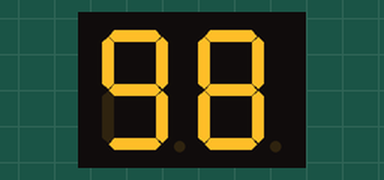
The sketch below on a simulated Arduino Uno, built with avr-gcc and run on an emulated ATmega328P. Parts: 2-digit seven-segment display. Wiring (inferred from the names in the program): 2-digit 7-segment display, segments lit when HIGH: segments pin 8, pin 7, pin 6, pin 5, pin 4, pin 3, pin 2; digit selects pin 13, pin 12. The segment pins are drawn as the display they are named for.

Above: at 0.28 s.
At 1.28 s:
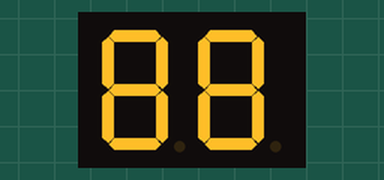
At 2.28 s:
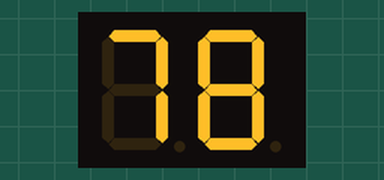
At 5.28 s:
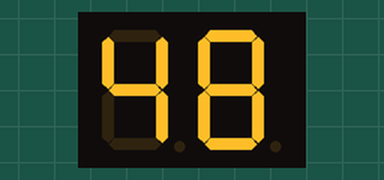
At 7.28 s:
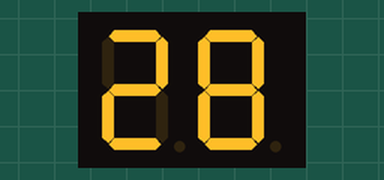
At 10.2 s:
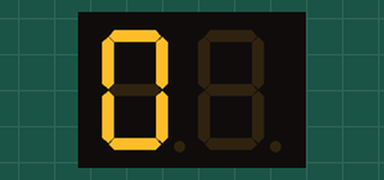

The sketch:

count-down-code.ino
```cpp
// Global Variable
int PIN_A = 2;
int PIN_B = 3;
int PIN_C = 4;
int PIN_D = 5;
int PIN_E = 6;
int PIN_F = 7;
int PIN_G = 8;

int POW1 = 13; // right
int POW2 = 12; // left

int i = 0;
int j = 0;
int n = 0;
int limit = 0;

int arduinoPins[7] = {PIN_A, PIN_B, PIN_C, PIN_D, PIN_E, PIN_F, PIN_G};
int segmentValues[10][7] = {
  {1,1,0,1,1,1,1}, //9
  {1,1,1,1,1,1,1}, //8
  {0,0,0,0,1,1,1}, //7
  {1,1,1,1,1,0,1}, //6
  {1,1,0,1,1,0,1}, //5
  {1,1,0,0,1,1,0}, //4
  {1,0,0,1,1,1,1}, //3
  {1,0,1,1,0,1,1}, //2
  {0,0,0,0,1,1,0}, //1
  {0,1,1,1,1,1,1} //0
};


void setup() {
 // pin setup
 pinMode(PIN_A, OUTPUT);
 pinMode(PIN_B, OUTPUT);
 pinMode(PIN_C, OUTPUT);
 pinMode(PIN_D, OUTPUT);
 pinMode(PIN_E, OUTPUT);
 pinMode(PIN_F, OUTPUT);
 pinMode(PIN_G, OUTPUT);

 pinMode(POW1, OUTPUT);
 pinMode(POW2, OUTPUT);
}

void loop() {

 for(; limit <= 9;){
   for(i = 0; i < 10; i++){
    digitalWrite(POW1, 0);
    digitalWrite(POW2, 1); // left

    //display one digit
    for(j = 0; j < 7; j++){
      digitalWrite(arduinoPins[j], segmentValues[n][j]);
    }
    delay(50);

    //display one digit
    digitalWrite(POW1, 1); //right
    digitalWrite(POW2, 0);
    for(j = 0; j < 7; j++) {
      digitalWrite(arduinoPins[j], segmentValues[i][j]);
    }
    delay(50);

    if(i==9){
      n++;
      limit++; //for stop the counting after 10 second.
      if(n > 9){
        n=0;
     }
    }
   }


  } //end limit loop


  // after finish stop timmer and  continue display 0
    digitalWrite(POW1, 0);
    digitalWrite(POW2, 1); // left
    //display 0
    for(j = 0; j < 7; j++){
      digitalWrite(arduinoPins[j], segmentValues[9][j]);
    }
}
```
